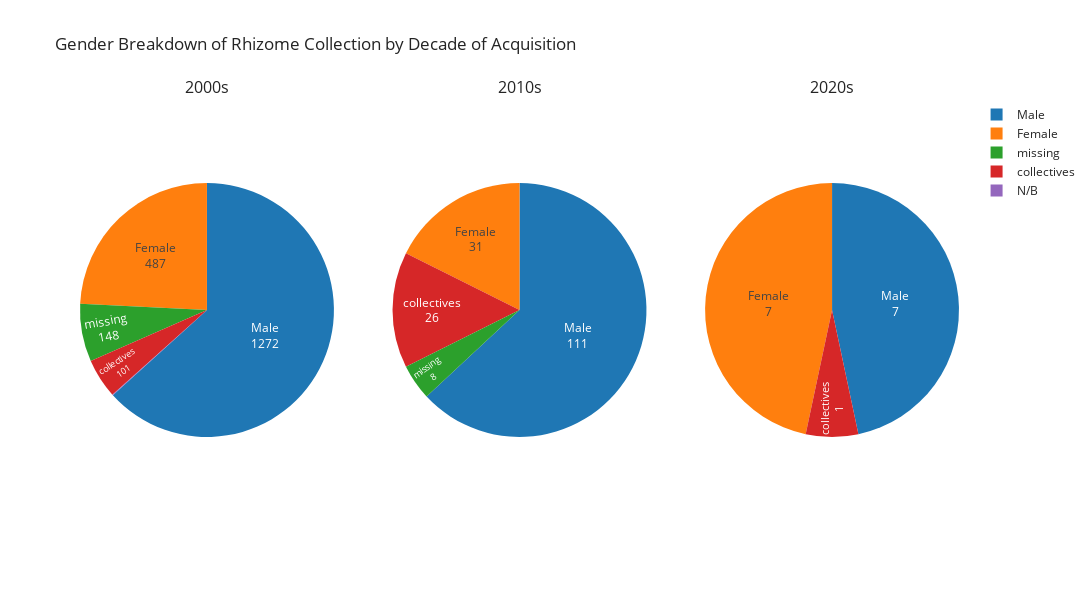

The code cell stored with this chart in its notebook:
### Code cell
specs = [[{'type':'domain'}, {'type':'domain'}, {'type':'domain'}]]
fig = make_subplots(rows=1, cols=3, specs=specs, subplot_titles=['2000s', '2010s', '2020s'])
fig.add_trace(go.Pie(values=rhz_gender_rep_00s['Counts'], labels=rhz_gender_rep_00s['Gender']
                     ), 1, 1)
fig.add_trace(go.Pie(values=rhz_gender_rep_10s['Counts'], labels=rhz_gender_rep_10s['Gender']
                    ), 1, 2)
fig.add_trace(go.Pie(values=rhz_gender_rep_20s['Counts'], labels=rhz_gender_rep_20s['Gender']
                    ), 1, 3)
fig.update_traces(textposition='inside', textinfo='label+value', hoverinfo='label+value+percent', hovertemplate=None)
fig.update(layout_title_text='Gender Breakdown of Rhizome Collection by Decade of Acquisition')

fig = go.Figure(fig)
fig.update_layout(height=600, width=1200)
fig.show()

### Figure 1 — Plotly figure (JSON) as saved in the notebook; plotly's stock layout.template omitted (floating-point values rounded to 4 significant figures)
{"data": [{"domain": {"x": [0, 0.2889], "y": [0, 1]}, "hoverinfo": "label+value+percent", "labels": ["Male", "Female", "missing", "collectives", "N/B"], "textinfo": "label+value", "textposition": "inside", "type": "pie", "values": [1272, 487, 148, 101, 2]}, {"domain": {"x": [0.3556, 0.6444], "y": [0, 1]}, "hoverinfo": "label+value+percent", "labels": ["Male", "Female", "collectives", "missing"], "textinfo": "label+value", "textposition": "inside", "type": "pie", "values": [111, 31, 26, 8]}, {"domain": {"x": [0.7111, 1], "y": [0, 1]}, "hoverinfo": "label+value+percent", "labels": ["Male", "Female", "collectives"], "textinfo": "label+value", "textposition": "inside", "type": "pie", "values": [7, 7, 1]}], "layout": {"annotations": [{"font": {"size": 16}, "showarrow": false, "text": "2000s", "x": 0.1444, "xanchor": "center", "xref": "paper", "y": 1, "yanchor": "bottom", "yref": "paper"}, {"font": {"size": 16}, "showarrow": false, "text": "2010s", "x": 0.5, "xanchor": "center", "xref": "paper", "y": 1, "yanchor": "bottom", "yref": "paper"}, {"font": {"size": 16}, "showarrow": false, "text": "2020s", "x": 0.8556, "xanchor": "center", "xref": "paper", "y": 1, "yanchor": "bottom", "yref": "paper"}], "height": 600, "title": {"text": "Gender Breakdown of Rhizome Collection by Decade of Acquisition"}, "width": 1200}}
